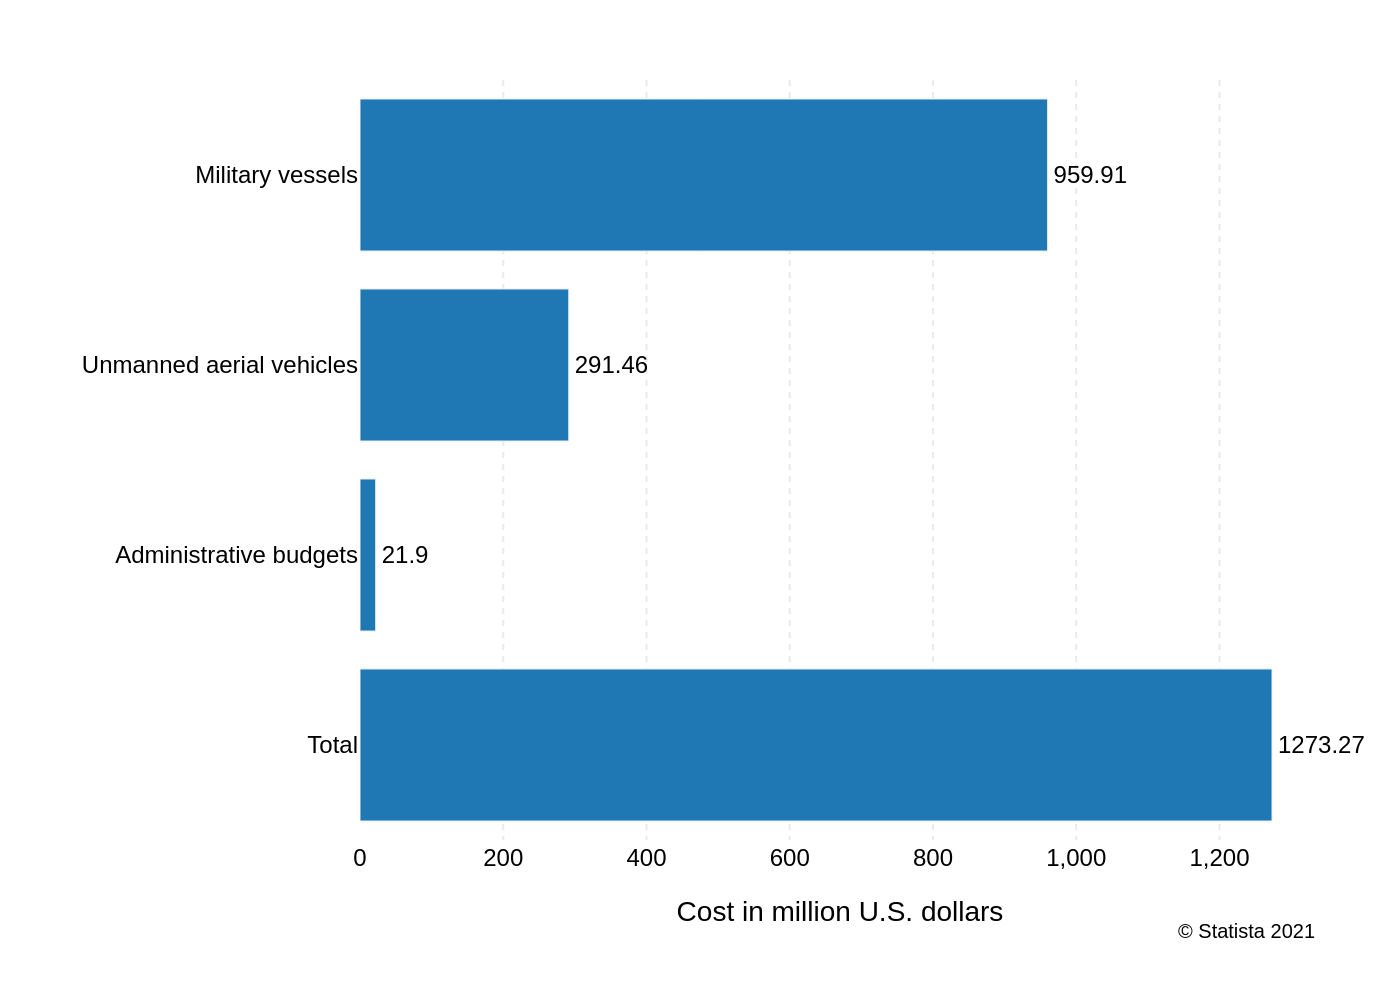

Here is the Python script that generated this plot:
import sys
import json
import plotly.graph_objects as go
import os

# Check for command-line argument
if len(sys.argv) != 2:
    print("Usage: python script.py <path_to_json_file>")
    sys.exit(1)

json_path = sys.argv[1]

# Read data from the specified JSON file
try:
    with open(json_path, 'r', encoding='utf-8') as f:
        chart_json = json.load(f)
except FileNotFoundError:
    print(f"Error: JSON file not found at {json_path}")
    sys.exit(1)
except json.JSONDecodeError:
    print(f"Error: Could not decode JSON from {json_path}")
    sys.exit(1)

# Create a figure object
fig = go.Figure()

# Add traces to the figure
for i, series in enumerate(chart_json['chart_data']):
    # Create string versions of values to preserve original formatting
    text_labels = [str(v) for v in series['values']]

    fig.add_trace(go.Bar(
        y=series['categories'],
        x=series['values'],
        orientation='h',
        marker=dict(color=chart_json['colors'][i]),
        text=text_labels,
        textposition='outside',
        cliponaxis=False,
        hoverinfo='none'
    ))

# Update layout
fig.update_layout(
    font=dict(family="Arial", size=12, color="black"),
    showlegend=False,
    plot_bgcolor='white',
    paper_bgcolor='white',
    margin=dict(l=180, r=40, t=40, b=80),
    xaxis=dict(
        title=chart_json['texts']['x_axis_title'],
        showgrid=True,
        gridcolor='#EAEAEA',
        gridwidth=1,
        griddash='dot',
        zeroline=False,
        separatethousands=True,
        tickformat=',.0f'
    ),
    yaxis=dict(
        title=chart_json['texts']['y_axis_title'],
        showgrid=False
    ),
    annotations=[
        dict(
            xref='paper', yref='paper',
            x=1, y=-0.1,
            xanchor='right', yanchor='top',
            text=chart_json['texts']['source'],
            showarrow=False,
            font=dict(size=10)
        )
    ]
)

# Derive output filename from the input JSON path
base_filename = os.path.splitext(os.path.basename(json_path))[0]
output_filename = f"{base_filename}.png"

# Save the figure as a PNG image
fig.write_image(output_filename, scale=2)

print(f"Chart saved to {output_filename}")
